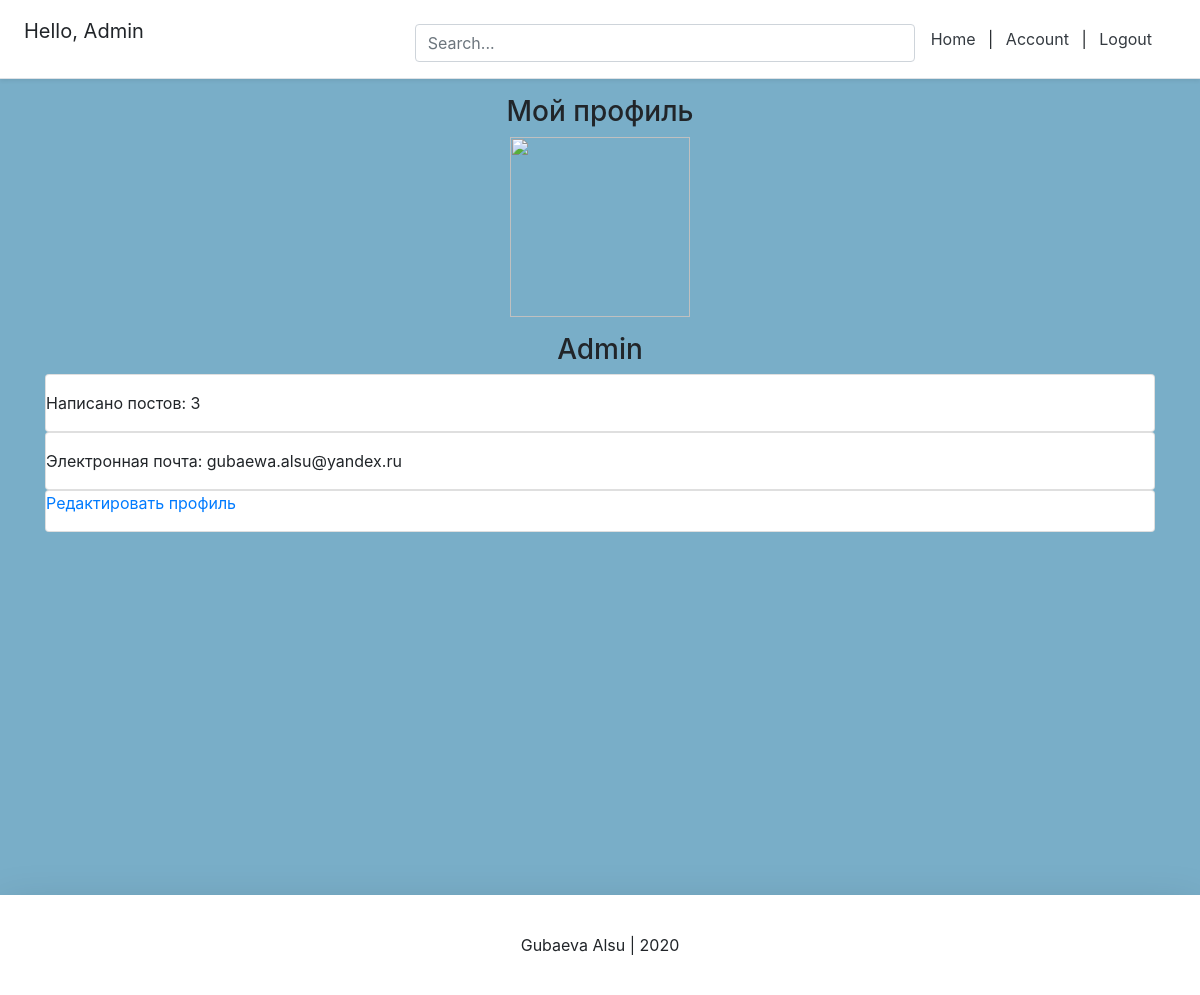
/account/18/ (signed in), run on the app's committed database.
### user/models.py (models this page shows, shortened)
class New_user(AbstractBaseUser):
    email = models.EmailField(verbose_name="email", max_length=60, unique=True)
    username = models.CharField(max_length=40, unique=True)
    date_joined = models.DateTimeField(verbose_name='date joined', auto_now_add=True)
    last_login = models.DateTimeField(verbose_name='last login', auto_now=True)
    is_admin = models.BooleanField(default=False)
    is_active = models.BooleanField(default=True)
    is_staff = models.BooleanField(default=False)
    is_superuser = models.BooleanField(default=False)
    photo = models.ImageField(upload_to='images/', blank=True)
    status = models.TextField(max_length=50, blank=True)
    USERNAME_FIELD = 'username'
    objects = MyAccountManager()

### user/views.py (the view)
# urls.py: path('account/<int:pk>/', ProfileView.as_view(), name='profile'),
class ProfileView(DetailView):
    model = New_user
    template_name = 'user_page/user_page.html'
    def get_context_data(self, **kwargs):
        context = super().get_context_data(**kwargs)
        context['posts_counter'] = BlogPost.objects.filter(author_id=self.object.id).count()
        return context

### templates/user_page/user_page.html (shortened to what this page needs)
{% extends 'user_page/main.html' %}
{% load static %}
{% block all_posts %}
<div class="container">
    <div class="page-title" align="center">
        {% if user.id == request.user.id %}
            <h3>Мой профиль</h3>
        {% else %}
            <h3>Профиль {{ user.username }}</h3>
        {% endif %}
    </div>
        <div class="about-user" align="center">
            {% if user.photo %}
                <p><img src="{{ user.photo.url }}" width="180" height="180" class="avatar" align="center"></p>
            {% else %}
                <p><img src="{% static 'images/logo.jpg' %}" width="180" height="180" class="avatar" align="center"></p>
            {% endif %}
            <h3>
            <div class="author">{{ user.username }}</div>
            </h3>
        </div>
        <div class="posts-user">
        <div class="card">
            <p>
            <div class="posts-counter">Написано постов: {{ posts_counter }}</div>
            </p>
        </div>
        <div class="card">
            {% if user.email %}
                <p>
                <div class="posts-counter">Электронная почта: {{ user.email }}</div>
                </p>
            {% else %}
                <p>
                <div class="posts-counter">Электронная почта: не указана</div>
                </p>
            {% endif %}
        </div>
        <div class="card">
                <p><a href="{% url 'account' %}">Редактировать профиль</a></p>
        </div>
        </div>
    </div>
{% endblock %}

### templates/snippets/header.html (shortened to what this page needs)
<link rel="stylesheet" href="https://stackpath.bootstrapcdn.com/bootstrap/4.4.1/css/bootstrap.min.css"
>
<div class="d-flex flex-column flex-md-row align-items-center p-3 px-md-4 mb-3 bg-white border-bottom shadow-sm">
  <h5 class="my-0 mr-md-auto font-weight-normal">
      {% if request.user.is_authenticated %}
          <p>Hello, {{ request.user.username }} </p>
      {% endif %}
  </h5>
<div class="search-bar mt-sm-2 mr-2">
    <form method="get">
        <input type="text" class="form-control" name="q" id="id_q" placeholder="Search...">
    </form>
</div>
  <nav class="my-2 my-md-0 mr-md-3">
      {% if request.user.is_authenticated  %}
          <a class="p-2 text-dark" href="{% url 'home' %}">Home</a> |
          <a class="p-2 text-dark" href="{% url 'profile' pk=user.id %}">Account</a> |
          <a class="p-2 text-dark" href="{% url 'logout' %}">Logout</a>
      {% else %}
          <a class="p-2 text-dark" href="{% url 'home' %}">Home</a> |
          <a class="p-2 text-dark" href="{% url 'login' %}">Login</a> |
          <a class="btn btn-outline-primary" href="{% url 'register' %}">Register</a>
      {% endif %}
  </nav>
</div>

### templates/snippets/header.html (style rules this page uses)
@media (min-width: 768px) { html { font-size: 16px; } }
.search-bar { max-width: 500px; width: 100%; }

### templates/snippets/base_css.html (style rules this page uses)
body { background-color: #79aec8; }

### data on the page
New_user: user.username "Admin", username "Admin", email "gubaewa.alsu@yandex.ru"

### other printed values
{{ posts_counter }} "3"
